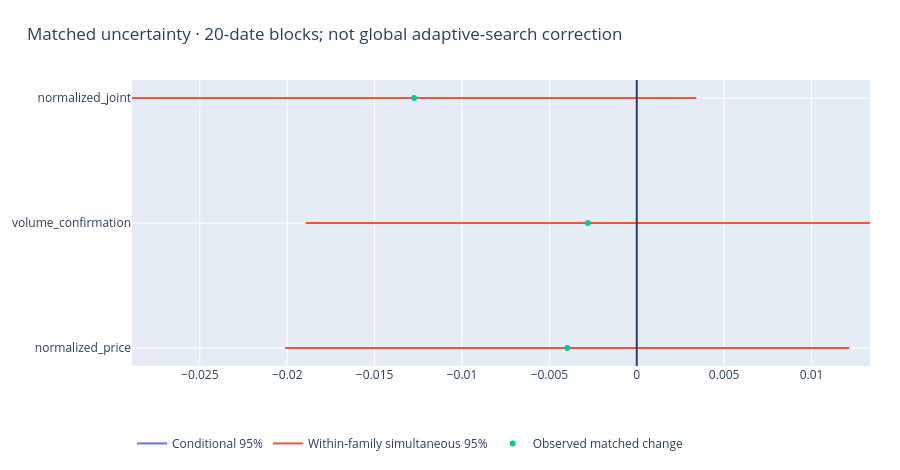

Notebook code for this chart:
### Markdown cell above
## 5. Uncertainty, not just the best point estimate

### Code cell
figures[4][1].show(renderer='plotly_mimetype')

### Figure 1 — Plotly figure (JSON) as saved in the notebook; plotly's stock layout.template omitted (floating-point values rounded to 4 significant figures)
{"data": [{"mode": "lines", "name": "Conditional 95%", "type": "scatter", "x": [-0.01469, 0.00589, null, -0.0152, 0.009513, null, -0.02725, 6.058e-05, null], "y": ["normalized_price", "normalized_price", null, "volume_confirmation", "volume_confirmation", null, "normalized_joint", "normalized_joint", null]}, {"mode": "lines", "name": "Within-family simultaneous 95%", "type": "scatter", "x": [-0.02012, 0.01217, null, -0.01894, 0.01335, null, -0.02888, 0.003405, null], "y": ["normalized_price", "normalized_price", null, "volume_confirmation", "volume_confirmation", null, "normalized_joint", "normalized_joint", null]}, {"mode": "markers", "name": "Observed matched change", "type": "scatter", "x": [-0.003975, -0.002798, -0.01274], "y": ["normalized_price", "volume_confirmation", "normalized_joint"]}], "layout": {"height": 470, "legend": {"orientation": "h", "y": -0.22}, "margin": {"b": 70, "l": 65, "r": 30, "t": 80}, "shapes": [{"type": "line", "x0": 0, "x1": 0, "xref": "x", "y0": 0, "y1": 1, "yref": "y domain"}], "title": {"text": "Matched uncertainty · 20-date blocks; not global adaptive-search correction", "x": 0.03}}}
